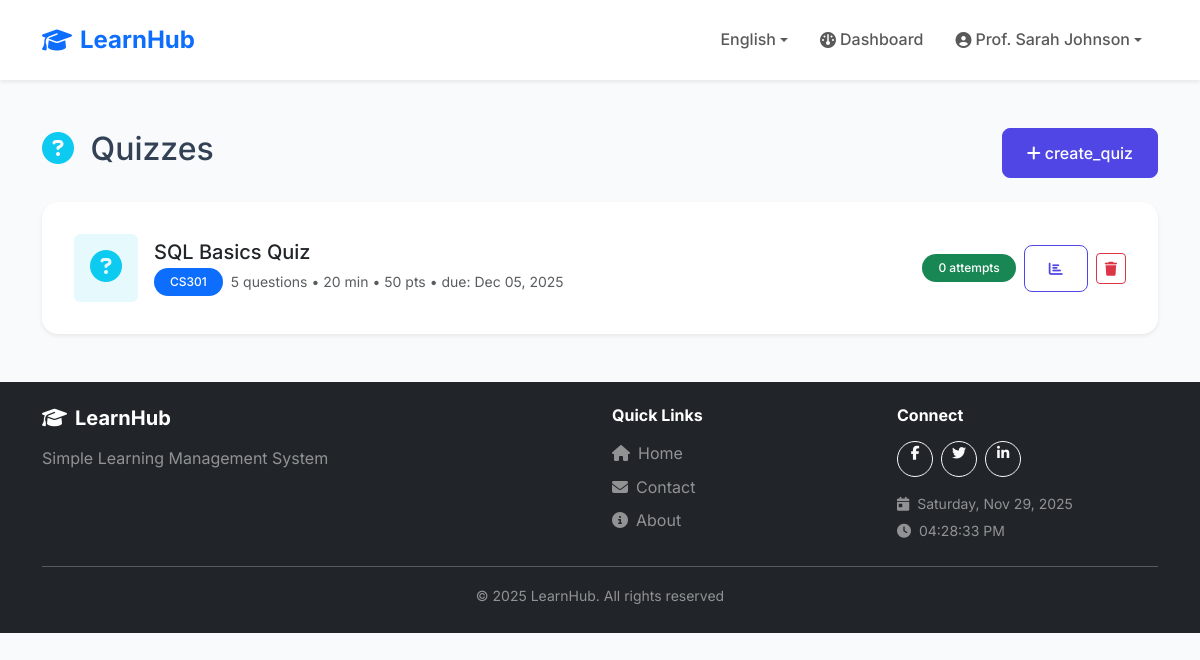
/teacher/quizzes.php (signed in), run on the app's committed database.
### tables this page shows
CREATE TABLE users (
    id INT AUTO_INCREMENT PRIMARY KEY,
    username VARCHAR(50) UNIQUE NOT NULL,
    email VARCHAR(100) UNIQUE NOT NULL,
    password VARCHAR(255) NOT NULL,
    full_name VARCHAR(100) NOT NULL,
    role ENUM('student', 'teacher', 'admin') DEFAULT 'student',
    student_id VARCHAR(20) NULL,
    created_at TIMESTAMP DEFAULT CURRENT_TIMESTAMP
);

CREATE TABLE quizzes (
    id INT AUTO_INCREMENT PRIMARY KEY,
    course_id INT NOT NULL,
    title VARCHAR(200) NOT NULL,
    description TEXT,
    time_limit INT DEFAULT 30,
    total_points INT DEFAULT 100,
    due_date DATETIME NOT NULL,
    created_at TIMESTAMP DEFAULT CURRENT_TIMESTAMP,
    FOREIGN KEY (course_id) REFERENCES courses(id) ON DELETE CASCADE
);

CREATE TABLE courses (
    id INT AUTO_INCREMENT PRIMARY KEY,
    teacher_id INT NOT NULL,
    course_code VARCHAR(20) NOT NULL,
    course_name VARCHAR(100) NOT NULL,
    description TEXT,
    created_at TIMESTAMP DEFAULT CURRENT_TIMESTAMP,
    FOREIGN KEY (teacher_id) REFERENCES users(id) ON DELETE CASCADE
);

### config/languages.php (called while the page is built, shortened)
<?php
$currentLanguage = $_SESSION['language'];
$translationFile = __DIR__ . '/../lang/' . $currentLanguage . '.php';
if (file_exists($translationFile)) {
    $translations = require $translationFile;
} else {
    $translations = require __DIR__ . '/../lang/en.php';
}
function __($key) {
    global $translations;
    return $translations[$key] ?? $key;
}
function getCurrentLanguage() {
    return $_SESSION['language'] ?? 'en';
}
function getLanguageDirection() {
    $rtlLanguages = ['ar'];
    return in_array(getCurrentLanguage(), $rtlLanguages) ? 'rtl' : 'ltr';
}

### config/config.php (called while the page is built, shortened)
<?php
require_once __DIR__ . '/languages.php';
$pdo = null;
try {
    $pdo = new PDO(
        "mysql:host=" . DB_HOST . ";dbname=" . DB_NAME . ";charset=utf8mb4",
        DB_USER,
        DB_PASS,
        [
            PDO::ATTR_ERRMODE => PDO::ERRMODE_EXCEPTION,
            PDO::ATTR_DEFAULT_FETCH_MODE => PDO::FETCH_ASSOC,
            PDO::ATTR_EMULATE_PREPARES => false
        ]
    );
} catch (PDOException $e) {
    $pdo = null;
}
function isLoggedIn() {
    return isset($_SESSION['user_id']);
}
function getCurrentUser() {
    global $pdo;
    if ($pdo) {
        $stmt = $pdo->prepare("SELECT * FROM users WHERE id = ?");
        $stmt->execute([$_SESSION['user_id']]);
        return $stmt->fetch();
    }
    return [
        'id' => $_SESSION['user_id'] ?? null,
        'full_name' => $_SESSION['user_name'] ?? '',
        'role' => $_SESSION['user_role'] ?? ''
    ];
}
function hasRole($role) {
    return isset($_SESSION['user_role']) && $_SESSION['user_role'] === $role;
}
function sanitize($input) {
    return htmlspecialchars(trim($input), ENT_QUOTES, 'UTF-8');
}
function formatDateShort($date) {
    return date('M d, Y', strtotime($date));
}
function isOverdue($dueDate) {
    return strtotime($dueDate) < time();
}
?>

### teacher/quizzes.php (the view, shortened to what this page needs)
<?php
require_once '../config/config.php';
$user = getCurrentUser();
$stmt = $pdo->prepare("
    SELECT q.*, c.course_code, c.course_name,
           (SELECT COUNT(*) FROM quiz_questions WHERE quiz_id = q.id) as question_count,
           (SELECT COUNT(*) FROM quiz_attempts WHERE quiz_id = q.id AND completed_at IS NOT NULL) as attempt_count,
           (SELECT AVG(score) FROM quiz_attempts WHERE quiz_id = q.id AND completed_at IS NOT NULL) as avg_score
    FROM quizzes q
    JOIN courses c ON q.course_id = c.id
    WHERE c.teacher_id = ?
    ORDER BY q.due_date DESC
");
$stmt->execute([$user['id']]);
$quizzes = $stmt->fetchAll();
include '../includes/header.php';
?>
<div class="container my-5">
    <div class="d-flex justify-content-between align-items-center mb-4">
        <h2>
            <i class="fas fa-question-circle text-info <?= getLanguageDirection() === 'rtl' ? 'ms-2' : 'me-2' ?>"></i>
            <?= __('quizzes') ?>
        </h2>
        <a href="create-quiz.php" class="btn btn-primary">
            <i class="fas fa-plus <?= getLanguageDirection() === 'rtl' ? 'ms-1' : 'me-1' ?>"></i><?= __('create_quiz') ?>
        </a>
    </div>
    <div class="card border-0 shadow-sm">
        <div class="card-body">
            <?php if (empty($quizzes)): ?>
                <div class="text-center py-5">
                    <i class="fas fa-question-circle fa-4x text-muted mb-3"></i>
                    <p class="text-muted mb-3"><?= __('no_quizzes_yet') ?></p>
                    <a href="create-quiz.php" class="btn btn-primary">
                        <i class="fas fa-plus <?= getLanguageDirection() === 'rtl' ? 'ms-1' : 'me-1' ?>"></i><?= __('create_first_quiz') ?>
                    </a>
                </div>
            <?php else: ?>
                <div class="list-group list-group-flush">
                    <?php foreach ($quizzes as $quiz): ?>
                        <?php $isOverdue = isOverdue($quiz['due_date']); ?>
                        <div class="list-group-item d-flex align-items-center gap-3 py-3">
                            <div class="flex-shrink-0">
                                <div class="rounded p-3 <?= $isOverdue ? 'bg-danger' : 'bg-info' ?> bg-opacity-10">
                                    <i class="fas fa-question-circle fa-2x <?= $isOverdue ? 'text-danger' : 'text-info' ?>"></i>
                                </div>
                            </div>
                            <div class="flex-grow-1">
                                <h5 class="mb-1"><?= sanitize($quiz['title']) ?></h5>
                                <div class="d-flex align-items-center gap-2 flex-wrap">
                                    <span class="badge bg-primary"><?= sanitize($quiz['course_code']) ?></span>
                                    <small class="text-muted">
                                        <?= $quiz['question_count'] ?> <?= __('questions') ?>
                                        • <?= $quiz['time_limit'] ?> <?= __('min') ?>
                                        • <?= $quiz['total_points'] ?> <?= __('pts') ?>
                                        • <?= __('due') ?>: <?= formatDateShort($quiz['due_date']) ?>
                                    </small>
                                </div>
                            </div>
                            <div class="d-flex align-items-center gap-2 flex-shrink-0 flex-wrap">
                                <span class="badge bg-success"><?= $quiz['attempt_count'] ?> <?= __('attempts') ?></span>
                                <a href="view-quiz-results.php?id=<?= $quiz['id'] ?>" class="btn btn-outline-primary btn-sm" title="<?= __('view_results') ?>">
                                    <i class="fas fa-chart-bar"></i>
                                </a>
                                <form method="POST" style="display: inline;" onsubmit="return confirm('<?= __('confirm_delete') ?>');">
                                    <button type="submit" class="btn btn-outline-danger btn-sm" title="<?= __('delete') ?>">
                                        <i class="fas fa-trash"></i>
                                    </button>
                                </form>
                            </div>
                        </div>
                    <?php endforeach; ?>
                </div>
            <?php endif; ?>
        </div>
    </div>
</div>
<?php include '../includes/footer.php'; ?>

### includes/header.php (shortened to what this page needs)
<?php
require_once __DIR__ . '/../config/config.php';
$currentUser = getCurrentUser();
?>
<!DOCTYPE html>
<html lang="<?= getCurrentLanguage() ?>" dir="<?= getLanguageDirection() ?>">
<head>
    <link href="https://cdn.jsdelivr.net/npm/bootstrap@5.3.2/dist/css/bootstrap.min.css" rel="stylesheet">
    <link rel="stylesheet" href="https://cdnjs.cloudflare.com/ajax/libs/font-awesome/6.4.2/css/all.min.css">
    <link rel="stylesheet" href="<?= SITE_URL ?>/assets/css/style.css?v=<?= time() ?>">
</head>
<body>
    <nav class="navbar navbar-expand-lg navbar-light bg-white shadow-sm sticky-top">
        <div class="container">
            <a class="navbar-brand fw-bold text-primary" href="<?= SITE_URL ?>">
                <i class="fas fa-graduation-cap <?= getLanguageDirection() === 'rtl' ? 'ms-2' : 'me-2' ?>"></i><?= SITE_NAME ?>
            </a>
            <div class="collapse navbar-collapse" id="navbarNav">
                <ul class="navbar-nav <?= getLanguageDirection() === 'rtl' ? 'me-auto' : 'ms-auto' ?> align-items-center">
                    <li class="nav-item dropdown">
                        <a class="nav-link dropdown-toggle" href="#" id="langDropdown" role="button" data-bs-toggle="dropdown">
                            <?= AVAILABLE_LANGUAGES[getCurrentLanguage()]['flag'] ?> <?= AVAILABLE_LANGUAGES[getCurrentLanguage()]['name'] ?>
                        </a>
                    </li>
                    <?php if (isLoggedIn()): ?>
                        <?php if (hasRole('teacher') || hasRole('admin')): ?>
                            <li class="nav-item">
                                <a class="nav-link" href="<?= SITE_URL ?>/teacher/index.php">
                                    <i class="fas fa-gauge <?= getLanguageDirection() === 'rtl' ? 'ms-1' : 'me-1' ?>"></i><?= __('dashboard') ?>
                                </a>
                            </li>
                        <?php endif; ?>
                        <li class="nav-item dropdown">
                            <a class="nav-link dropdown-toggle" href="#" id="userDropdown" role="button" data-bs-toggle="dropdown">
                                <i class="fas fa-user-circle <?= getLanguageDirection() === 'rtl' ? 'ms-1' : 'me-1' ?>"></i><?= sanitize($currentUser['full_name']) ?>
                            </a>
                        </li>
                    <?php endif; ?>
                </ul>
            </div>
        </div>
    </nav>
    <main>

### assets/css/style.css (style rules this page uses)
:root { --primary-color: #4f46e5; --primary-dark: #4338ca; --secondary-color: #06b6d4; --success-color: #10b981; --warning-color: #f59e0b; --danger-color: #ef4444; --dark-color: #1f2937; --light-color: #f8fafc; --gradient-primary: linear-gradient(135deg, #4f46e5 0%, #06b6d4 100%); }
body { font-family: 'Inter', sans-serif; background-color: #f8fafc; color: #334155; line-height: 1.6; }
a { text-decoration: none; transition: all 0.3s ease; }
.navbar { padding: 1rem 0; }
.navbar-brand { font-size: 1.5rem; flex-shrink: 0; transition: all 0.3s ease; cursor: pointer; }
.navbar-brand i { display: inline-block; transition: transform 0.3s ease; }
.navbar-collapse { flex-grow: 1; }
.nav-link { font-weight: 500; padding: 0.5rem 1rem !important; border-radius: 0.5rem; transition: all 0.3s ease; display: inline-flex; align-items: center; white-space: nowrap; }
.nav-link i { display: inline-block; flex-shrink: 0; }
.card { border: none; border-radius: 1rem; box-shadow: 0 4px 6px -1px rgba(0, 0, 0, 0.1), 0 2px 4px -1px rgba(0, 0, 0, 0.06); transition: all 0.3s ease; overflow: hidden; }
.btn-primary { background: var(--primary-color); border-color: var(--primary-color); padding: 0.75rem 1.5rem; border-radius: 0.5rem; font-weight: 500; }
.btn-outline-primary { border-color: var(--primary-color); color: var(--primary-color); padding: 0.75rem 1.5rem; border-radius: 0.5rem; font-weight: 500; }
.badge { padding: 0.5rem 1rem; border-radius: 2rem; font-weight: 500; }

### includes/header.php (style rules this page uses)
body { font-family:'Inter',sans-serif;background-color:#f8fafc;color:#334155;line-height:1.6;margin:0 }
.navbar { padding:1rem 0;background:#fff!important }
.navbar-brand,.nav-link,.dropdown-item { display:inline-flex;align-items:center }

### data on the page
users: full_name "Prof. Sarah Johnson"
quizzes: title "SQL Basics Quiz", course.course_code "CS301", question_count "5", time_limit "20", total_points "50", due_date "Dec 05, 2025", attempt_count "0"

### other printed values
SITE_NAME "LearnHub"
AVAILABLE_LANGUAGES[getCurrentLanguage()]['name'] "English"
__('dashboard') "Dashboard"
__('quizzes') "Quizzes"
__('create_quiz') "create_quiz"
__('simple_lms') "Simple Learning Management System"
__('quick_links') "Quick Links"
__('home') "Home"
__('contact') "Contact"
__('about') "About"
__('connect') "Connect"
__('all_rights_reserved') "All rights reserved"
